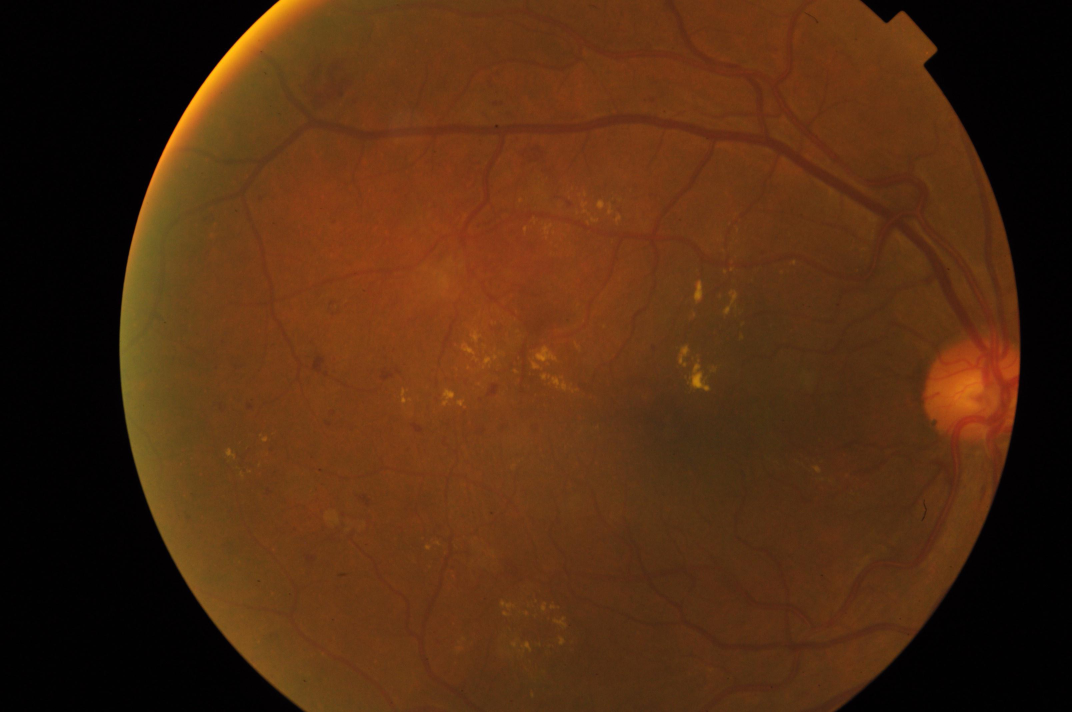
#> input picture data/sample_images/000c1434d8d7.png, 3216 x 2136 px (shown at 1/3 size)
$ python -i enhancement.py   (imports and definitions only)   (older library calls are emulated)
#> lines starting #> are read from the running program, lines starting #| are printed output that depends on the picture
### src/config.py
"""
NETRA — Configuration Loader
Loads configs/default_config.yaml and provides easy access to parameters.
"""
import os
import yaml
from pathlib import Path


# Project root: two levels up from src/
PROJECT_ROOT = Path(__file__).resolve().parent.parent
DEFAULT_CONFIG_PATH = PROJECT_ROOT / "configs" / "default_config.yaml"


def load_config(config_path=None):
    """Load YAML configuration file.

    Args:
        config_path: Path to config file. Defaults to configs/default_config.yaml

    Returns:
        dict: Parsed configuration dictionary
    """
    path = Path(config_path) if config_path else DEFAULT_CONFIG_PATH

    if not path.exists():
        raise FileNotFoundError(f"Config file not found: {path}")

    with open(path, 'r', encoding='utf-8') as f:
        config = yaml.safe_load(f)

    return config


# Singleton config instance — import this directly
_config = None

def get_config(config_path=None):
    """Get or load the singleton config instance."""
    global _config
    if _config is None or config_path is not None:
        _config = load_config(config_path)
    return _config

### src/quality/enhancement.py
import cv2
import numpy as np
import logging
from typing import Dict, Any, Optional, Tuple

from src.config import get_config

logger = logging.getLogger(__name__)


class FundusEnhancer:
    """
    Quality-adaptive enhancement pipeline for fundus images.

    Reads all parameters from the 'enhancement' section of the project config.
    Follows the same config-injection pattern as QualityGate.
    """

    def __init__(self, config_dict: Optional[Dict] = None):
        """
        Initialize the enhancer with configuration parameters.

        Args:
            config_dict: Full config dictionary. If None, loads from
                         configs/default_config.yaml via get_config().
        """
        if config_dict is None:
            config_dict = get_config()

        self.config = config_dict.get('enhancement', {})
        self.target_size = self.config.get('target_size', 512)
        self.normalization_mode = self.config.get('normalization_mode', 'float01')
        self.clahe_mode = self.config.get('clahe_mode', 'green')
        self.crop_margin_pct = self.config.get('crop_margin_pct', 0.02)
        self.profiles = self.config.get('profiles', {})
        self.profile_selection = self.config.get('profile_selection', {})

    # Step 1: ROI Cropping
    # [554 lines left out: functions crop_roi, apply_green_clahe, apply_lab_clahe, estimate_noise_level, apply_nlm_denoising, standardize and 4 more, not called in this run]


# Convenience: standalone usage and visual verification
# [48 lines not run here, left out]

>>> import cv2
>>> picture = cv2.imread('../../data/sample_images/000c1434d8d7.png', cv2.IMREAD_GRAYSCALE)
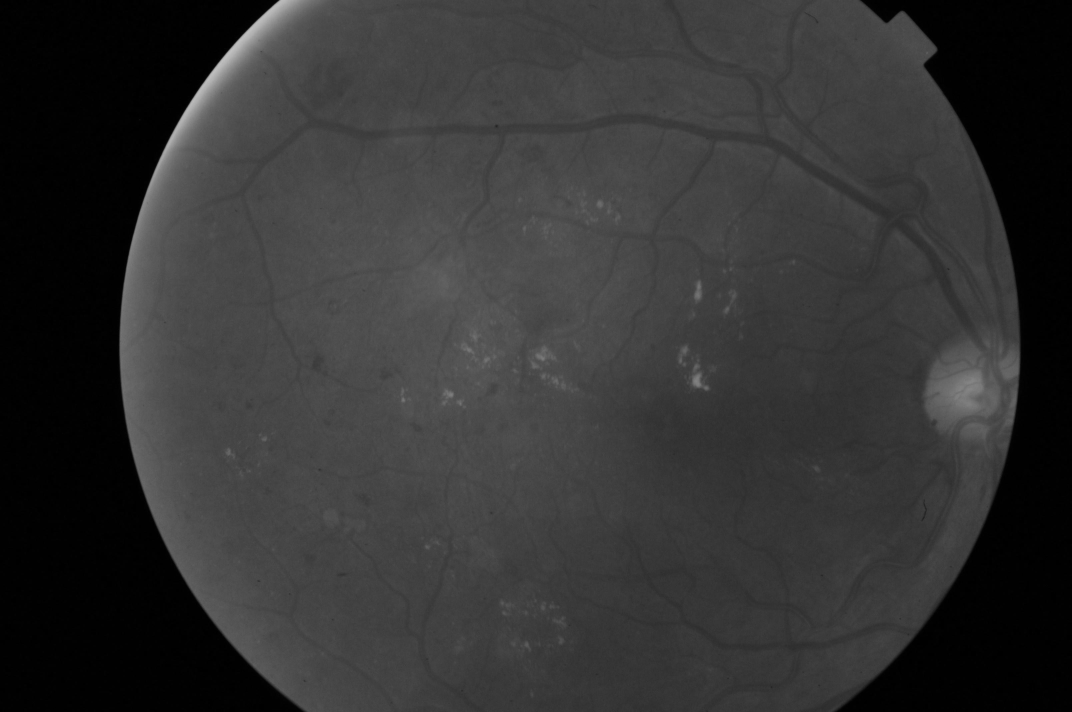
#> picture: shape (2136, 3216) (shown at 1/3 size); min 0, max 196, mean 50.9
#> (the run stopped early here; a loop or call above may not have finished)
